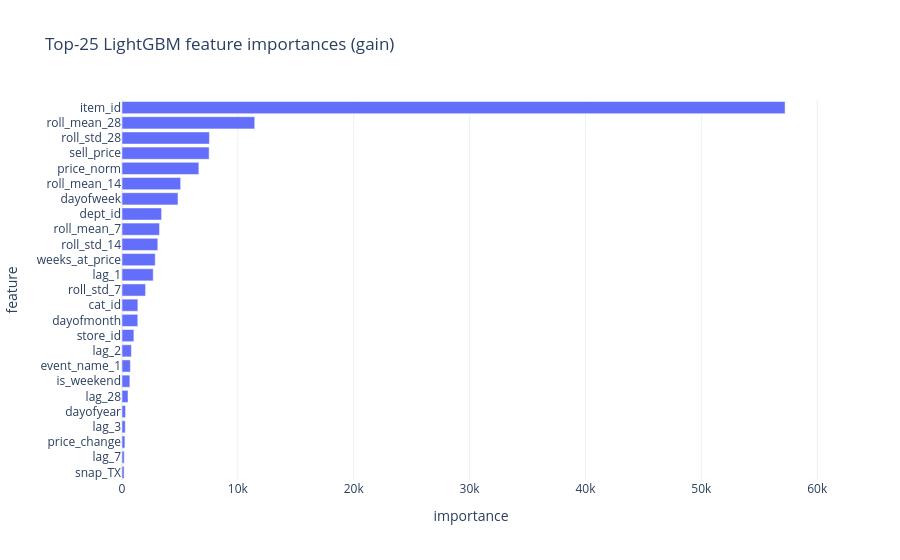

This figure's notebook cell:
### Code cell
# Feature importance
importance = model.feature_importance().reset_index()
importance.columns = ["feature", "importance"]

fig = px.bar(
    importance.head(25),
    x="importance", y="feature",
    orientation="h",
    title="Top-25 LightGBM feature importances (gain)",
)
fig.update_layout(template="plotly_white", yaxis={"autorange": "reversed"})
fig.write_image(str(ROOT / "reports" / "figures" / "lgbm_importance.png"))
fig.show()

### Figure 1 — Plotly figure (JSON) as saved in the notebook; plotly's stock layout.template omitted (floating-point values rounded to 4 significant figures)
{"data": [{"hovertemplate": "importance=%{x}<br>feature=%{y}<extra></extra>", "legendgroup": "", "marker": {"color": "#636efa", "pattern": {"shape": ""}}, "name": "", "orientation": "h", "showlegend": false, "textposition": "auto", "type": "bar", "x": [57228, 11457, 7545, 7520, 6633, 5063, 4832, 3418, 3239, 3089, 2868, 2694, 2035, 1369, 1363, 1026, 811, 722, 680, 520, 308, 283, 251, 193, 181], "xaxis": "x", "y": ["item_id", "roll_mean_28", "roll_std_28", "sell_price", "price_norm", "roll_mean_14", "dayofweek", "dept_id", "roll_mean_7", "roll_std_14", "weeks_at_price", "lag_1", "roll_std_7", "cat_id", "dayofmonth", "store_id", "lag_2", "event_name_1", "is_weekend", "lag_28", "dayofyear", "lag_3", "price_change", "lag_7", "snap_TX"], "yaxis": "y"}], "layout": {"barmode": "relative", "legend": {"tracegroupgap": 0}, "title": {"text": "Top-25 LightGBM feature importances (gain)"}, "xaxis": {"anchor": "y", "domain": [0, 1], "title": {"text": "importance"}}, "yaxis": {"anchor": "x", "autorange": "reversed", "domain": [0, 1], "title": {"text": "feature"}}}}
